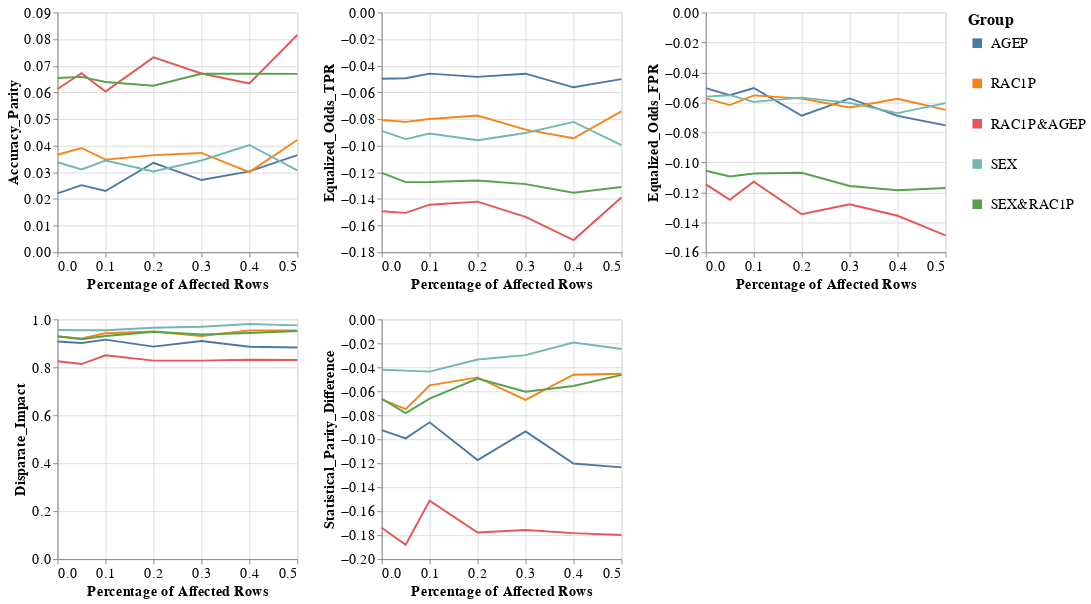

This figure's notebook cell:
### Code cell
visualizer.create_groups_grid_pct_lines_plot(model_name=MODEL_NAMES[0],
                                             target_preprocessing_technique=PREPROCESSING_TECHNIQUES[0],
                                             group_metrics_type='fairness')

### Figure 1 — Vega-Lite specification as saved in the notebook (floating-point values rounded to 4 significant figures)
{"config": {"view": {"continuousWidth": 400, "continuousHeight": 300}, "axis": {"labelFontSize": 15, "titleFontSize": 15}, "legend": {"labelFontSize": 15, "symbolStrokeWidth": 10, "titleFontSize": 17}, "title": {"fontSize": 15}}, "vconcat": [{"hconcat": [{"mark": "line", "encoding": {"color": {"field": "Group", "type": "nominal"}, "x": {"field": "Percentage", "title": "Percentage of Affected Rows", "type": "quantitative"}, "y": {"field": "Metric_Value", "title": "Accuracy_Parity", "type": "quantitative"}}, "height": 250, "width": 250}, {"data": {"name": "data-8f75c322764049775079afd4459b43c7"}, "mark": "line", "encoding": {"color": {"field": "Group", "type": "nominal"}, "x": {"field": "Percentage", "title": "Percentage of Affected Rows", "type": "quantitative"}, "y": {"field": "Metric_Value", "title": "Equalized_Odds_TPR", "type": "quantitative"}}, "height": 250, "width": 250}, {"data": {"name": "data-78fd99506e7043e53d14130227d2bba8"}, "mark": "line", "encoding": {"color": {"field": "Group", "type": "nominal"}, "x": {"field": "Percentage", "title": "Percentage of Affected Rows", "type": "quantitative"}, "y": {"field": "Metric_Value", "title": "Equalized_Odds_FPR", "type": "quantitative"}}, "height": 250, "width": 250}]}, {"hconcat": [{"mark": "line", "encoding": {"color": {"field": "Group", "type": "nominal"}, "x": {"field": "Percentage", "title": "Percentage of Affected Rows", "type": "quantitative"}, "y": {"field": "Metric_Value", "title": "Disparate_Impact", "type": "quantitative"}}, "height": 250, "width": 250}, {"data": {"name": "data-a266945db36e01ab30ffb19467dbef3d"}, "mark": "line", "encoding": {"color": {"field": "Group", "type": "nominal"}, "x": {"field": "Percentage", "title": "Percentage of Affected Rows", "type": "quantitative"}, "y": {"field": "Metric_Value", "title": "Statistical_Parity_Difference", "type": "quantitative"}}, "height": 250, "width": 250}], "data": {"name": "data-3fb26adca9bebd18104bdcda7ea8f99f"}}], "data": {"name": "data-94a7b52bb908a9c3c0c4dac98236b85c"}, "$schema": "https://vega.github.io/schema/vega-lite/v4.17.0.json", "datasets": {"data-94a7b52bb908a9c3c0c4dac98236b85c": [{"Model_Name": "DecisionTreeClassifier", "Metric": "Accuracy_Parity", "Group": "AGEP", "Metric_Value": 0.0221, "Percentage": 0.0}, {"Model_Name": "DecisionTreeClassifier", "Metric": "Accuracy_Parity", "Group": "RAC1P", "Metric_Value": 0.03659, "Percentage": 0.0}, {"Model_Name": "DecisionTreeClassifier", "Metric": "Accuracy_Parity", "Group": "RAC1P&AGEP", "Metric_Value": 0.06129, "Percentage": 0.0}, {"Model_Name": "DecisionTreeClassifier", "Metric": "Accuracy_Parity", "Group": "SEX", "Metric_Value": 0.03378, "Percentage": 0.0}, {"Model_Name": "DecisionTreeClassifier", "Metric": "Accuracy_Parity", "Group": "SEX&RAC1P", "Metric_Value": 0.06538, "Percentage": 0.0}, {"Model_Name": "DecisionTreeClassifier", "Metric": "Accuracy_Parity", "Group": "AGEP", "Metric_Value": 0.02516, "Percentage": 0.05}, {"Model_Name": "DecisionTreeClassifier", "Metric": "Accuracy_Parity", "Group": "RAC1P", "Metric_Value": 0.03914, "Percentage": 0.05}, {"Model_Name": "DecisionTreeClassifier", "Metric": "Accuracy_Parity", "Group": "RAC1P&AGEP", "Metric_Value": 0.0672, "Percentage": 0.05}, {"Model_Name": "DecisionTreeClassifier", "Metric": "Accuracy_Parity", "Group": "SEX", "Metric_Value": 0.03105, "Percentage": 0.05}, {"Model_Name": "DecisionTreeClassifier", "Metric": "Accuracy_Parity", "Group": "SEX&RAC1P", "Metric_Value": 0.06581, "Percentage": 0.05}, {"Model_Name": "DecisionTreeClassifier", "Metric": "Accuracy_Parity", "Group": "AGEP", "Metric_Value": 0.02297, "Percentage": 0.1}, {"Model_Name": "DecisionTreeClassifier", "Metric": "Accuracy_Parity", "Group": "RAC1P", "Metric_Value": 0.03476, "Percentage": 0.1}, {"Model_Name": "DecisionTreeClassifier", "Metric": "Accuracy_Parity", "Group": "RAC1P&AGEP", "Metric_Value": 0.06032, "Percentage": 0.1}, {"Model_Name": "DecisionTreeClassifier", "Metric": "Accuracy_Parity", "Group": "SEX", "Metric_Value": 0.0344, "Percentage": 0.1}, {"Model_Name": "DecisionTreeClassifier", "Metric": "Accuracy_Parity", "Group": "SEX&RAC1P", "Metric_Value": 0.0639, "Percentage": 0.1}, {"Model_Name": "DecisionTreeClassifier", "Metric": "Accuracy_Parity", "Group": "AGEP", "Metric_Value": 0.03358, "Percentage": 0.2}, {"Model_Name": "DecisionTreeClassifier", "Metric": "Accuracy_Parity", "Group": "RAC1P", "Metric_Value": 0.03646, "Percentage": 0.2}, {"Model_Name": "DecisionTreeClassifier", "Metric": "Accuracy_Parity", "Group": "RAC1P&AGEP", "Metric_Value": 0.07315, "Percentage": 0.2}, {"Model_Name": "DecisionTreeClassifier", "Metric": "Accuracy_Parity", "Group": "SEX", "Metric_Value": 0.03031, "Percentage": 0.2}, {"Model_Name": "DecisionTreeClassifier", "Metric": "Accuracy_Parity", "Group": "SEX&RAC1P", "Metric_Value": 0.06248, "Percentage": 0.2}, {"Model_Name": "DecisionTreeClassifier", "Metric": "Accuracy_Parity", "Group": "AGEP", "Metric_Value": 0.02709, "Percentage": 0.3}, {"Model_Name": "DecisionTreeClassifier", "Metric": "Accuracy_Parity", "Group": "RAC1P", "Metric_Value": 0.03728, "Percentage": 0.3}, {"Model_Name": "DecisionTreeClassifier", "Metric": "Accuracy_Parity", "Group": "RAC1P&AGEP", "Metric_Value": 0.06711, "Percentage": 0.3}, {"Model_Name": "DecisionTreeClassifier", "Metric": "Accuracy_Parity", "Group": "SEX", "Metric_Value": 0.03444, "Percentage": 0.3}, {"Model_Name": "DecisionTreeClassifier", "Metric": "Accuracy_Parity", "Group": "SEX&RAC1P", "Metric_Value": 0.06697, "Percentage": 0.3}, {"Model_Name": "DecisionTreeClassifier", "Metric": "Accuracy_Parity", "Group": "AGEP", "Metric_Value": 0.03035, "Percentage": 0.4}, {"Model_Name": "DecisionTreeClassifier", "Metric": "Accuracy_Parity", "Group": "RAC1P", "Metric_Value": 0.03006, "Percentage": 0.4}, {"Model_Name": "DecisionTreeClassifier", "Metric": "Accuracy_Parity", "Group": "RAC1P&AGEP", "Metric_Value": 0.06334, "Percentage": 0.4}, {"Model_Name": "DecisionTreeClassifier", "Metric": "Accuracy_Parity", "Group": "SEX", "Metric_Value": 0.04025, "Percentage": 0.4}, {"Model_Name": "DecisionTreeClassifier", "Metric": "Accuracy_Parity", "Group": "SEX&RAC1P", "Metric_Value": 0.067, "Percentage": 0.4}, {"Model_Name": "DecisionTreeClassifier", "Metric": "Accuracy_Parity", "Group": "AGEP", "Metric_Value": 0.03647, "Percentage": 0.5}, {"Model_Name": "DecisionTreeClassifier", "Metric": "Accuracy_Parity", "Group": "RAC1P", "Metric_Value": 0.04214, "Percentage": 0.5}, {"Model_Name": "DecisionTreeClassifier", "Metric": "Accuracy_Parity", "Group": "RAC1P&AGEP", "Metric_Value": 0.08152, "Percentage": 0.5}, {"Model_Name": "DecisionTreeClassifier", "Metric": "Accuracy_Parity", "Group": "SEX", "Metric_Value": 0.0307, "Percentage": 0.5}, {"Model_Name": "DecisionTreeClassifier", "Metric": "Accuracy_Parity", "Group": "SEX&RAC1P", "Metric_Value": 0.06696, "Percentage": 0.5}], "data-8f75c322764049775079afd4459b43c7": [{"Model_Name": "DecisionTreeClassifier", "Metric": "Equalized_Odds_TPR", "Group": "AGEP", "Metric_Value": -0.04971, "Percentage": 0.0}, {"Model_Name": "DecisionTreeClassifier", "Metric": "Equalized_Odds_TPR", "Group": "RAC1P", "Metric_Value": -0.08074, "Percentage": 0.0}, {"Model_Name": "DecisionTreeClassifier", "Metric": "Equalized_Odds_TPR", "Group": "RAC1P&AGEP", "Metric_Value": -0.1492, "Percentage": 0.0}, {"Model_Name": "DecisionTreeClassifier", "Metric": "Equalized_Odds_TPR", "Group": "SEX", "Metric_Value": -0.08892, "Percentage": 0.0}, {"Model_Name": "DecisionTreeClassifier", "Metric": "Equalized_Odds_TPR", "Group": "SEX&RAC1P", "Metric_Value": -0.1205, "Percentage": 0.0}, {"Model_Name": "DecisionTreeClassifier", "Metric": "Equalized_Odds_TPR", "Group": "AGEP", "Metric_Value": -0.04942, "Percentage": 0.05}, {"Model_Name": "DecisionTreeClassifier", "Metric": "Equalized_Odds_TPR", "Group": "RAC1P", "Metric_Value": -0.08214, "Percentage": 0.05}, {"Model_Name": "DecisionTreeClassifier", "Metric": "Equalized_Odds_TPR", "Group": "RAC1P&AGEP", "Metric_Value": -0.1504, "Percentage": 0.05}, {"Model_Name": "DecisionTreeClassifier", "Metric": "Equalized_Odds_TPR", "Group": "SEX", "Metric_Value": -0.09507, "Percentage": 0.05}, {"Model_Name": "DecisionTreeClassifier", "Metric": "Equalized_Odds_TPR", "Group": "SEX&RAC1P", "Metric_Value": -0.1274, "Percentage": 0.05}, {"Model_Name": "DecisionTreeClassifier", "Metric": "Equalized_Odds_TPR", "Group": "AGEP", "Metric_Value": -0.04592, "Percentage": 0.1}, {"Model_Name": "DecisionTreeClassifier", "Metric": "Equalized_Odds_TPR", "Group": "RAC1P", "Metric_Value": -0.08002, "Percentage": 0.1}, {"Model_Name": "DecisionTreeClassifier", "Metric": "Equalized_Odds_TPR", "Group": "RAC1P&AGEP", "Metric_Value": -0.1443, "Percentage": 0.1}, {"Model_Name": "DecisionTreeClassifier", "Metric": "Equalized_Odds_TPR", "Group": "SEX", "Metric_Value": -0.09092, "Percentage": 0.1}, {"Model_Name": "DecisionTreeClassifier", "Metric": "Equalized_Odds_TPR", "Group": "SEX&RAC1P", "Metric_Value": -0.1273, "Percentage": 0.1}, {"Model_Name": "DecisionTreeClassifier", "Metric": "Equalized_Odds_TPR", "Group": "AGEP", "Metric_Value": -0.04837, "Percentage": 0.2}, {"Model_Name": "DecisionTreeClassifier", "Metric": "Equalized_Odds_TPR", "Group": "RAC1P", "Metric_Value": -0.0774, "Percentage": 0.2}, {"Model_Name": "DecisionTreeClassifier", "Metric": "Equalized_Odds_TPR", "Group": "RAC1P&AGEP", "Metric_Value": -0.142, "Percentage": 0.2}, {"Model_Name": "DecisionTreeClassifier", "Metric": "Equalized_Odds_TPR", "Group": "SEX", "Metric_Value": -0.09592, "Percentage": 0.2}, {"Model_Name": "DecisionTreeClassifier", "Metric": "Equalized_Odds_TPR", "Group": "SEX&RAC1P", "Metric_Value": -0.1261, "Percentage": 0.2}, {"Model_Name": "DecisionTreeClassifier", "Metric": "Equalized_Odds_TPR", "Group": "AGEP", "Metric_Value": -0.04597, "Percentage": 0.3}, {"Model_Name": "DecisionTreeClassifier", "Metric": "Equalized_Odds_TPR", "Group": "RAC1P", "Metric_Value": -0.08796, "Percentage": 0.3}, {"Model_Name": "DecisionTreeClassifier", "Metric": "Equalized_Odds_TPR", "Group": "RAC1P&AGEP", "Metric_Value": -0.1535, "Percentage": 0.3}, {"Model_Name": "DecisionTreeClassifier", "Metric": "Equalized_Odds_TPR", "Group": "SEX", "Metric_Value": -0.09045, "Percentage": 0.3}, {"Model_Name": "DecisionTreeClassifier", "Metric": "Equalized_Odds_TPR", "Group": "SEX&RAC1P", "Metric_Value": -0.1289, "Percentage": 0.3}, {"Model_Name": "DecisionTreeClassifier", "Metric": "Equalized_Odds_TPR", "Group": "AGEP", "Metric_Value": -0.05618, "Percentage": 0.4}, {"Model_Name": "DecisionTreeClassifier", "Metric": "Equalized_Odds_TPR", "Group": "RAC1P", "Metric_Value": -0.09444, "Percentage": 0.4}, {"Model_Name": "DecisionTreeClassifier", "Metric": "Equalized_Odds_TPR", "Group": "RAC1P&AGEP", "Metric_Value": -0.1709, "Percentage": 0.4}, {"Model_Name": "DecisionTreeClassifier", "Metric": "Equalized_Odds_TPR", "Group": "SEX", "Metric_Value": -0.08218, "Percentage": 0.4}, {"Model_Name": "DecisionTreeClassifier", "Metric": "Equalized_Odds_TPR", "Group": "SEX&RAC1P", "Metric_Value": -0.1354, "Percentage": 0.4}, {"Model_Name": "DecisionTreeClassifier", "Metric": "Equalized_Odds_TPR", "Group": "AGEP", "Metric_Value": -0.05002, "Percentage": 0.5}, {"Model_Name": "DecisionTreeClassifier", "Metric": "Equalized_Odds_TPR", "Group": "RAC1P", "Metric_Value": -0.07423, "Percentage": 0.5}, {"Model_Name": "DecisionTreeClassifier", "Metric": "Equalized_Odds_TPR", "Group": "RAC1P&AGEP", "Metric_Value": -0.1389, "Percentage": 0.5}, {"Model_Name": "DecisionTreeClassifier", "Metric": "Equalized_Odds_TPR", "Group": "SEX", "Metric_Value": -0.09962, "Percentage": 0.5}, {"Model_Name": "DecisionTreeClassifier", "Metric": "Equalized_Odds_TPR", "Group": "SEX&RAC1P", "Metric_Value": -0.131, "Percentage": 0.5}], "data-78fd99506e7043e53d14130227d2bba8": [{"Model_Name": "DecisionTreeClassifier", "Metric": "Equalized_Odds_FPR", "Group": "AGEP", "Metric_Value": -0.05052, "Percentage": 0.0}, {"Model_Name": "DecisionTreeClassifier", "Metric": "Equalized_Odds_FPR", "Group": "RAC1P", "Metric_Value": -0.05736, "Percentage": 0.0}, {"Model_Name": "DecisionTreeClassifier", "Metric": "Equalized_Odds_FPR", "Group": "RAC1P&AGEP", "Metric_Value": -0.1147, "Percentage": 0.0}, {"Model_Name": "DecisionTreeClassifier", "Metric": "Equalized_Odds_FPR", "Group": "SEX", "Metric_Value": -0.05617, "Percentage": 0.0}, {"Model_Name": "DecisionTreeClassifier", "Metric": "Equalized_Odds_FPR", "Group": "SEX&RAC1P", "Metric_Value": -0.1056, "Percentage": 0.0}, {"Model_Name": "DecisionTreeClassifier", "Metric": "Equalized_Odds_FPR", "Group": "AGEP", "Metric_Value": -0.05527, "Percentage": 0.05}, {"Model_Name": "DecisionTreeClassifier", "Metric": "Equalized_Odds_FPR", "Group": "RAC1P", "Metric_Value": -0.06182, "Percentage": 0.05}, {"Model_Name": "DecisionTreeClassifier", "Metric": "Equalized_Odds_FPR", "Group": "RAC1P&AGEP", "Metric_Value": -0.125, "Percentage": 0.05}, {"Model_Name": "DecisionTreeClassifier", "Metric": "Equalized_Odds_FPR", "Group": "SEX", "Metric_Value": -0.05521, "Percentage": 0.05}, {"Model_Name": "DecisionTreeClassifier", "Metric": "Equalized_Odds_FPR", "Group": "SEX&RAC1P", "Metric_Value": -0.1094, "Percentage": 0.05}, {"Model_Name": "DecisionTreeClassifier", "Metric": "Equalized_Odds_FPR", "Group": "AGEP", "Metric_Value": -0.05038, "Percentage": 0.1}, {"Model_Name": "DecisionTreeClassifier", "Metric": "Equalized_Odds_FPR", "Group": "RAC1P", "Metric_Value": -0.05535, "Percentage": 0.1}, {"Model_Name": "DecisionTreeClassifier", "Metric": "Equalized_Odds_FPR", "Group": "RAC1P&AGEP", "Metric_Value": -0.1129, "Percentage": 0.1}, {"Model_Name": "DecisionTreeClassifier", "Metric": "Equalized_Odds_FPR", "Group": "SEX", "Metric_Value": -0.05966, "Percentage": 0.1}, {"Model_Name": "DecisionTreeClassifier", "Metric": "Equalized_Odds_FPR", "Group": "SEX&RAC1P", "Metric_Value": -0.1074, "Percentage": 0.1}, {"Model_Name": "DecisionTreeClassifier", "Metric": "Equalized_Odds_FPR", "Group": "AGEP", "Metric_Value": -0.06893, "Percentage": 0.2}, {"Model_Name": "DecisionTreeClassifier", "Metric": "Equalized_Odds_FPR", "Group": "RAC1P", "Metric_Value": -0.0575, "Percentage": 0.2}, {"Model_Name": "DecisionTreeClassifier", "Metric": "Equalized_Odds_FPR", "Group": "RAC1P&AGEP", "Metric_Value": -0.1346, "Percentage": 0.2}, {"Model_Name": "DecisionTreeClassifier", "Metric": "Equalized_Odds_FPR", "Group": "SEX", "Metric_Value": -0.05686, "Percentage": 0.2}, {"Model_Name": "DecisionTreeClassifier", "Metric": "Equalized_Odds_FPR", "Group": "SEX&RAC1P", "Metric_Value": -0.107, "Percentage": 0.2}, {"Model_Name": "DecisionTreeClassifier", "Metric": "Equalized_Odds_FPR", "Group": "AGEP", "Metric_Value": -0.05735, "Percentage": 0.3}, {"Model_Name": "DecisionTreeClassifier", "Metric": "Equalized_Odds_FPR", "Group": "RAC1P", "Metric_Value": -0.06339, "Percentage": 0.3}, {"Model_Name": "DecisionTreeClassifier", "Metric": "Equalized_Odds_FPR", "Group": "RAC1P&AGEP", "Metric_Value": -0.128, "Percentage": 0.3}, {"Model_Name": "DecisionTreeClassifier", "Metric": "Equalized_Odds_FPR", "Group": "SEX", "Metric_Value": -0.06034, "Percentage": 0.3}, {"Model_Name": "DecisionTreeClassifier", "Metric": "Equalized_Odds_FPR", "Group": "SEX&RAC1P", "Metric_Value": -0.1158, "Percentage": 0.3}, {"Model_Name": "DecisionTreeClassifier", "Metric": "Equalized_Odds_FPR", "Group": "AGEP", "Metric_Value": -0.06903, "Percentage": 0.4}, {"Model_Name": "DecisionTreeClassifier", "Metric": "Equalized_Odds_FPR", "Group": "RAC1P", "Metric_Value": -0.05758, "Percentage": 0.4}, {"Model_Name": "DecisionTreeClassifier", "Metric": "Equalized_Odds_FPR", "Group": "RAC1P&AGEP", "Metric_Value": -0.1357, "Percentage": 0.4}, {"Model_Name": "DecisionTreeClassifier", "Metric": "Equalized_Odds_FPR", "Group": "SEX", "Metric_Value": -0.06717, "Percentage": 0.4}, {"Model_Name": "DecisionTreeClassifier", "Metric": "Equalized_Odds_FPR", "Group": "SEX&RAC1P", "Metric_Value": -0.1186, "Percentage": 0.4}, {"Model_Name": "DecisionTreeClassifier", "Metric": "Equalized_Odds_FPR", "Group": "AGEP", "Metric_Value": -0.07535, "Percentage": 0.5}, {"Model_Name": "DecisionTreeClassifier", "Metric": "Equalized_Odds_FPR", "Group": "RAC1P", "Metric_Value": -0.06502, "Percentage": 0.5}, {"Model_Name": "DecisionTreeClassifier", "Metric": "Equalized_Odds_FPR", "Group": "RAC1P&AGEP", "Metric_Value": -0.1487, "Percentage": 0.5}, {"Model_Name": "DecisionTreeClassifier", "Metric": "Equalized_Odds_FPR", "Group": "SEX", "Metric_Value": -0.06049, "Percentage": 0.5}, {"Model_Name": "DecisionTreeClassifier", "Metric": "Equalized_Odds_FPR", "Group": "SEX&RAC1P", "Metric_Value": -0.1171, "Percentage": 0.5}], "data-3fb26adca9bebd18104bdcda7ea8f99f": [{"Model_Name": "DecisionTreeClassifier", "Metric": "Disparate_Impact", "Group": "AGEP", "Metric_Value": 0.9077, "Percentage": 0.0}, {"Model_Name": "DecisionTreeClassifier", "Metric": "Disparate_Impact", "Group": "RAC1P", "Metric_Value": 0.9286, "Percentage": 0.0}, {"Model_Name": "DecisionTreeClassifier", "Metric": "Disparate_Impact", "Group": "RAC1P&AGEP", "Metric_Value": 0.8253, "Percentage": 0.0}, {"Model_Name": "DecisionTreeClassifier", "Metric": "Disparate_Impact", "Group": "SEX", "Metric_Value": 0.9558, "Percentage": 0.0}, {"Model_Name": "DecisionTreeClassifier", "Metric": "Disparate_Impact", "Group": "SEX&RAC1P", "Metric_Value": 0.9297, "Percentage": 0.0}, {"Model_Name": "DecisionTreeClassifier", "Metric": "Disparate_Impact", "Group": "AGEP", "Metric_Value": 0.9016, "Percentage": 0.05}, {"Model_Name": "DecisionTreeClassifier", "Metric": "Disparate_Impact", "Group": "RAC1P", "Metric_Value": 0.9204, "Percentage": 0.05}, {"Model_Name": "DecisionTreeClassifier", "Metric": "Disparate_Impact", "Group": "RAC1P&AGEP", "Metric_Value": 0.8135, "Percentage": 0.05}, {"Model_Name": "DecisionTreeClassifier", "Metric": "Disparate_Impact", "Group": "SEX", "Metric_Value": 0.9549, "Percentage": 0.05}, {"Model_Name": "DecisionTreeClassifier", "Metric": "Disparate_Impact", "Group": "SEX&RAC1P", "Metric_Value": 0.9173, "Percentage": 0.05}, {"Model_Name": "DecisionTreeClassifier", "Metric": "Disparate_Impact", "Group": "AGEP", "Metric_Value": 0.9153, "Percentage": 0.1}, {"Model_Name": "DecisionTreeClassifier", "Metric": "Disparate_Impact", "Group": "RAC1P", "Metric_Value": 0.9418, "Percentage": 0.1}, {"Model_Name": "DecisionTreeClassifier", "Metric": "Disparate_Impact", "Group": "RAC1P&AGEP", "Metric_Value": 0.8503, "Percentage": 0.1}, {"Model_Name": "DecisionTreeClassifier", "Metric": "Disparate_Impact", "Group": "SEX", "Metric_Value": 0.9542, "Percentage": 0.1}, {"Model_Name": "DecisionTreeClassifier", "Metric": "Disparate_Impact", "Group": "SEX&RAC1P", "Metric_Value": 0.9302, "Percentage": 0.1}, {"Model_Name": "DecisionTreeClassifier", "Metric": "Disparate_Impact", "Group": "AGEP", "Metric_Value": 0.8861, "Percentage": 0.2}, {"Model_Name": "DecisionTreeClassifier", "Metric": "Disparate_Impact", "Group": "RAC1P", "Metric_Value": 0.9494, "Percentage": 0.2}, {"Model_Name": "DecisionTreeClassifier", "Metric": "Disparate_Impact", "Group": "RAC1P&AGEP", "Metric_Value": 0.8278, "Percentage": 0.2}, {"Model_Name": "DecisionTreeClassifier", "Metric": "Disparate_Impact", "Group": "SEX", "Metric_Value": 0.9651, "Percentage": 0.2}, {"Model_Name": "DecisionTreeClassifier", "Metric": "Disparate_Impact", "Group": "SEX&RAC1P", "Metric_Value": 0.9481, "Percentage": 0.2}, {"Model_Name": "DecisionTreeClassifier", "Metric": "Disparate_Impact", "Group": "AGEP", "Metric_Value": 0.9097, "Percentage": 0.3}, {"Model_Name": "DecisionTreeClassifier", "Metric": "Disparate_Impact", "Group": "RAC1P", "Metric_Value": 0.9307, "Percentage": 0.3}, {"Model_Name": "DecisionTreeClassifier", "Metric": "Disparate_Impact", "Group": "RAC1P&AGEP", "Metric_Value": 0.8279, "Percentage": 0.3}, {"Model_Name": "DecisionTreeClassifier", "Metric": "Disparate_Impact", "Group": "SEX", "Metric_Value": 0.9693, "Percentage": 0.3}, {"Model_Name": "DecisionTreeClassifier", "Metric": "Disparate_Impact", "Group": "SEX&RAC1P", "Metric_Value": 0.9369, "Percentage": 0.3}, {"Model_Name": "DecisionTreeClassifier", "Metric": "Disparate_Impact", "Group": "AGEP", "Metric_Value": 0.8856, "Percentage": 0.4}, {"Model_Name": "DecisionTreeClassifier", "Metric": "Disparate_Impact", "Group": "RAC1P", "Metric_Value": 0.9533, "Percentage": 0.4}, {"Model_Name": "DecisionTreeClassifier", "Metric": "Disparate_Impact", "Group": "RAC1P&AGEP", "Metric_Value": 0.8312, "Percentage": 0.4}, {"Model_Name": "DecisionTreeClassifier", "Metric": "Disparate_Impact", "Group": "SEX", "Metric_Value": 0.9803, "Percentage": 0.4}, {"Model_Name": "DecisionTreeClassifier", "Metric": "Disparate_Impact", "Group": "SEX&RAC1P", "Metric_Value": 0.9428, "Percentage": 0.4}, {"Model_Name": "DecisionTreeClassifier", "Metric": "Disparate_Impact", "Group": "AGEP", "Metric_Value": 0.8828, "Percentage": 0.5}, {"Model_Name": "DecisionTreeClassifier", "Metric": "Disparate_Impact", "Group": "RAC1P", "Metric_Value": 0.9537, "Percentage": 0.5}, {"Model_Name": "DecisionTreeClassifier", "Metric": "Disparate_Impact", "Group": "RAC1P&AGEP", "Metric_Value": 0.8301, "Percentage": 0.5}, {"Model_Name": "DecisionTreeClassifier", "Metric": "Disparate_Impact", "Group": "SEX", "Metric_Value": 0.975, "Percentage": 0.5}, {"Model_Name": "DecisionTreeClassifier", "Metric": "Disparate_Impact", "Group": "SEX&RAC1P", "Metric_Value": 0.9517, "Percentage": 0.5}], "data-a266945db36e01ab30ffb19467dbef3d": [{"Model_Name": "DecisionTreeClassifier", "Metric": "Statistical_Parity_Difference", "Group": "AGEP", "Metric_Value": -0.09234, "Percentage": 0.0}, {"Model_Name": "DecisionTreeClassifier", "Metric": "Statistical_Parity_Difference", "Group": "RAC1P", "Metric_Value": -0.06673, "Percentage": 0.0}, {"Model_Name": "DecisionTreeClassifier", "Metric": "Statistical_Parity_Difference", "Group": "RAC1P&AGEP", "Metric_Value": -0.1738, "Percentage": 0.0}, {"Model_Name": "DecisionTreeClassifier", "Metric": "Statistical_Parity_Difference", "Group": "SEX", "Metric_Value": -0.04204, "Percentage": 0.0}, {"Model_Name": "DecisionTreeClassifier", "Metric": "Statistical_Parity_Difference", "Group": "SEX&RAC1P", "Metric_Value": -0.06623, "Percentage": 0.0}, {"Model_Name": "DecisionTreeClassifier", "Metric": "Statistical_Parity_Difference", "Group": "AGEP", "Metric_Value": -0.09927, "Percentage": 0.05}, {"Model_Name": "DecisionTreeClassifier", "Metric": "Statistical_Parity_Difference", "Group": "RAC1P", "Metric_Value": -0.07486, "Percentage": 0.05}, {"Model_Name": "DecisionTreeClassifier", "Metric": "Statistical_Parity_Difference", "Group": "RAC1P&AGEP", "Metric_Value": -0.1881, "Percentage": 0.05}, {"Model_Name": "DecisionTreeClassifier", "Metric": "Statistical_Parity_Difference", "Group": "SEX", "Metric_Value": -0.04277, "Percentage": 0.05}, {"Model_Name": "DecisionTreeClassifier", "Metric": "Statistical_Parity_Difference", "Group": "SEX&RAC1P", "Metric_Value": -0.07821, "Percentage": 0.05}, {"Model_Name": "DecisionTreeClassifier", "Metric": "Statistical_Parity_Difference", "Group": "AGEP", "Metric_Value": -0.0859, "Percentage": 0.1}, {"Model_Name": "DecisionTreeClassifier", "Metric": "Statistical_Parity_Difference", "Group": "RAC1P", "Metric_Value": -0.055, "Percentage": 0.1}, {"Model_Name": "DecisionTreeClassifier", "Metric": "Statistical_Parity_Difference", "Group": "RAC1P&AGEP", "Metric_Value": -0.1512, "Percentage": 0.1}, {"Model_Name": "DecisionTreeClassifier", "Metric": "Statistical_Parity_Difference", "Group": "SEX", "Metric_Value": -0.0436, "Percentage": 0.1}, {"Model_Name": "DecisionTreeClassifier", "Metric": "Statistical_Parity_Difference", "Group": "SEX&RAC1P", "Metric_Value": -0.0662, "Percentage": 0.1}, {"Model_Name": "DecisionTreeClassifier", "Metric": "Statistical_Parity_Difference", "Group": "AGEP", "Metric_Value": -0.1173, "Percentage": 0.2}, {"Model_Name": "DecisionTreeClassifier", "Metric": "Statistical_Parity_Difference", "Group": "RAC1P", "Metric_Value": -0.04843, "Percentage": 0.2}, {"Model_Name": "DecisionTreeClassifier", "Metric": "Statistical_Parity_Difference", "Group": "RAC1P&AGEP", "Metric_Value": -0.1779, "Percentage": 0.2}, {"Model_Name": "DecisionTreeClassifier", "Metric": "Statistical_Parity_Difference", "Group": "SEX", "Metric_Value": -0.03347, "Percentage": 0.2}, {"Model_Name": "DecisionTreeClassifier", "Metric": "Statistical_Parity_Difference", "Group": "SEX&RAC1P", "Metric_Value": -0.04938, "Percentage": 0.2}, {"Model_Name": "DecisionTreeClassifier", "Metric": "Statistical_Parity_Difference", "Group": "AGEP", "Metric_Value": -0.09352, "Percentage": 0.3}, {"Model_Name": "DecisionTreeClassifier", "Metric": "Statistical_Parity_Difference", "Group": "RAC1P", "Metric_Value": -0.06722, "Percentage": 0.3}, {"Model_Name": "DecisionTreeClassifier", "Metric": "Statistical_Parity_Difference", "Group": "RAC1P&AGEP", "Metric_Value": -0.1757, "Percentage": 0.3}, {"Model_Name": "DecisionTreeClassifier", "Metric": "Statistical_Parity_Difference", "Group": "SEX", "Metric_Value": -0.02989, "Percentage": 0.3}, {"Model_Name": "DecisionTreeClassifier", "Metric": "Statistical_Parity_Difference", "Group": "SEX&RAC1P", "Metric_Value": -0.06034, "Percentage": 0.3}, {"Model_Name": "DecisionTreeClassifier", "Metric": "Statistical_Parity_Difference", "Group": "AGEP", "Metric_Value": -0.1203, "Percentage": 0.4}, {"Model_Name": "DecisionTreeClassifier", "Metric": "Statistical_Parity_Difference", "Group": "RAC1P", "Metric_Value": -0.04622, "Percentage": 0.4}, {"Model_Name": "DecisionTreeClassifier", "Metric": "Statistical_Parity_Difference", "Group": "RAC1P&AGEP", "Metric_Value": -0.1783, "Percentage": 0.4}, {"Model_Name": "DecisionTreeClassifier", "Metric": "Statistical_Parity_Difference", "Group": "SEX", "Metric_Value": -0.01929, "Percentage": 0.4}, {"Model_Name": "DecisionTreeClassifier", "Metric": "Statistical_Parity_Difference", "Group": "SEX&RAC1P", "Metric_Value": -0.05555, "Percentage": 0.4}, {"Model_Name": "DecisionTreeClassifier", "Metric": "Statistical_Parity_Difference", "Group": "AGEP", "Metric_Value": -0.1235, "Percentage": 0.5}, {"Model_Name": "DecisionTreeClassifier", "Metric": "Statistical_Parity_Difference", "Group": "RAC1P", "Metric_Value": -0.04532, "Percentage": 0.5}, {"Model_Name": "DecisionTreeClassifier", "Metric": "Statistical_Parity_Difference", "Group": "RAC1P&AGEP", "Metric_Value": -0.1799, "Percentage": 0.5}, {"Model_Name": "DecisionTreeClassifier", "Metric": "Statistical_Parity_Difference", "Group": "SEX", "Metric_Value": -0.02468, "Percentage": 0.5}, {"Model_Name": "DecisionTreeClassifier", "Metric": "Statistical_Parity_Difference", "Group": "SEX&RAC1P", "Metric_Value": -0.04629, "Percentage": 0.5}]}}
